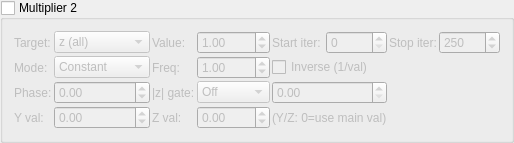
   <widget class="MyGroupBox" name="groupCheck_transf_function_enabledBy_false">
    <property name="title"><string>Multiplier 2</string></property>
    <property name="checkable"><bool>true</bool></property>
    <property name="checked"><bool>false</bool></property>
    <layout class="QGridLayout" name="gridLayout_mult2">
     <property name="spacing"><number>2</number></property>
     <item row="0" column="0">
      <widget class="QLabel"><property name="text"><string>Target:</string></property></widget>
     </item>
     <item row="0" column="1">
      <widget class="MyComboBox" name="comboBox_transf_multiplier_mode_2">
       <item><property name="text"><string notr="true">z (all)</string></property></item>
       <item><property name="text"><string notr="true">z.x</string></property></item>
       <item><property name="text"><string notr="true">z.y</string></property></item>
       <item><property name="text"><string notr="true">z.z</string></property></item>
       <item><property name="text"><string notr="true">DE</string></property></item>
       <item><property name="text"><string notr="true">color</string></property></item>
        <item><property name="text"><string notr="true">z.w</string></property></item>
        <item><property name="text"><string notr="true">z.xy</string></property></item>
        <item><property name="text"><string notr="true">z.xz</string></property></item>
        <item><property name="text"><string notr="true">z.yz</string></property></item>
        <item><property name="text"><string notr="true">color accum</string></property></item>
      </widget>
     </item>
     <item row="0" column="2">
      <widget class="QLabel"><property name="text"><string>Value:</string></property></widget>
     </item>
     <item row="0" column="3">
      <widget class="MyDoubleSpinBox" name="spinbox_transf_scale_5">
       <property name="minimum"><double>-100.0</double></property><property name="maximum"><double>100.0</double></property>
       <property name="singleStep"><double>0.01</double></property><property name="value"><double>1.0</double></property>
      </widget>
     </item>
     <item row="0" column="4">
      <widget class="QLabel"><property name="text"><string>Start iter:</string></property></widget>
     </item>
     <item row="0" column="5">
      <widget class="MySpinBox" name="spinboxInt_transf_start_iterations_C">
       <property name="minimum"><number>0</number></property><property name="maximum"><number>10000</number></property>
       <property name="value"><number>0</number></property>
      </widget>
     </item>
     <item row="0" column="6">
      <widget class="QLabel"><property name="text"><string>Stop iter:</string></property></widget>
     </item>
     <item row="0" column="7">
      <widget class="MySpinBox" name="spinboxInt_transf_stop_iterations_C">
       <property name="minimum"><number>0</number></property><property name="maximum"><number>10000</number></property>
       <property name="value"><number>250</number></property>
      </widget>
     </item>
      <item row="1" column="0">
       <widget class="QLabel"><property name="text"><string>Mode:</string></property></widget>
      </item>
      <item row="1" column="1">
       <widget class="MyComboBox" name="comboBox_transf_multiplier_value_mode_2">
        <item><property name="text"><string notr="true">Constant</string></property></item>
        <item><property name="text"><string notr="true">Sine</string></property></item>
        <item><property name="text"><string notr="true">Ramp</string></property></item>
        <item><property name="text"><string notr="true">Exponential</string></property></item>
        <item><property name="text"><string notr="true">Triangle</string></property></item>
        <item><property name="text"><string notr="true">Square</string></property></item>
        <item><property name="text"><string notr="true">Smoothstep</string></property></item>
       </widget>
      </item>
      <item row="1" column="2">
       <widget class="QLabel"><property name="text"><string>Freq:</string></property></widget>
      </item>
      <item row="1" column="3">
       <widget class="MyDoubleSpinBox" name="spinbox_transf_multiplier_frequency_2">
        <property name="minimum"><double>0.01</double></property><property name="maximum"><double>100.0</double></property>
        <property name="singleStep"><double>0.1</double></property><property name="value"><double>1.0</double></property>
       </widget>
      </item>
      <item row="1" column="4" colspan="2">
       <widget class="MyCheckBox" name="checkBox_transf_multiplier_inverse_2">
        <property name="text"><string>Inverse (1/val)</string></property>
       </widget>
      </item>
      <item row="2" column="0">
       <widget class="QLabel"><property name="text"><string>Phase:</string></property></widget>
      </item>
      <item row="2" column="1">
       <widget class="MyDoubleSpinBox" name="spinbox_transf_multiplier_phase_2">
        <property name="minimum"><double>-10.0</double></property><property name="maximum"><double>10.0</double></property>
        <property name="singleStep"><double>0.1</double></property><property name="value"><double>0.0</double></property>
       </widget>
      </item>
      <item row="2" column="2">
       <widget class="QLabel"><property name="text"><string>|z| gate:</string></property></widget>
      </item>
      <item row="2" column="3">
       <widget class="MyComboBox" name="comboBox_transf_multiplier_threshold_mode_2">
        <item><property name="text"><string notr="true">Off</string></property></item>
        <item><property name="text"><string notr="true">&gt; thresh</string></property></item>
        <item><property name="text"><string notr="true">&lt; thresh</string></property></item>
       </widget>
      </item>
      <item row="2" column="4" colspan="2">
       <widget class="MyDoubleSpinBox" name="spinbox_transf_multiplier_threshold_2">
        <property name="minimum"><double>0.0</double></property><property name="maximum"><double>1000.0</double></property>
        <property name="singleStep"><double>0.1</double></property><property name="value"><double>0.0</double></property>
       </widget>
      </item>
      <item row="3" column="0">
       <widget class="QLabel"><property name="text"><string>Y val:</string></property></widget>
      </item>
      <item row="3" column="1">
       <widget class="MyDoubleSpinBox" name="spinbox_transf_multiplier_scale_y_2">
        <property name="minimum"><double>-100.0</double></property><property name="maximum"><double>100.0</double></property>
        <property name="singleStep"><double>0.01</double></property><property name="value"><double>0.0</double></property>
       </widget>
      </item>
      <item row="3" column="2">
       <widget class="QLabel"><property name="text"><string>Z val:</string></property></widget>
      </item>
      <item row="3" column="3">
       <widget class="MyDoubleSpinBox" name="spinbox_transf_multiplier_scale_z_2">
        <property name="minimum"><double>-100.0</double></property><property name="maximum"><double>100.0</double></property>
        <property name="singleStep"><double>0.01</double></property><property name="value"><double>0.0</double></property>
       </widget>
      </item>
      <item row="3" column="4" colspan="2">
       <widget class="QLabel"><property name="text"><string notr="true">(Y/Z: 0=use main val)</string></property></widget>
      </item>
    </layout>
   </widget>
